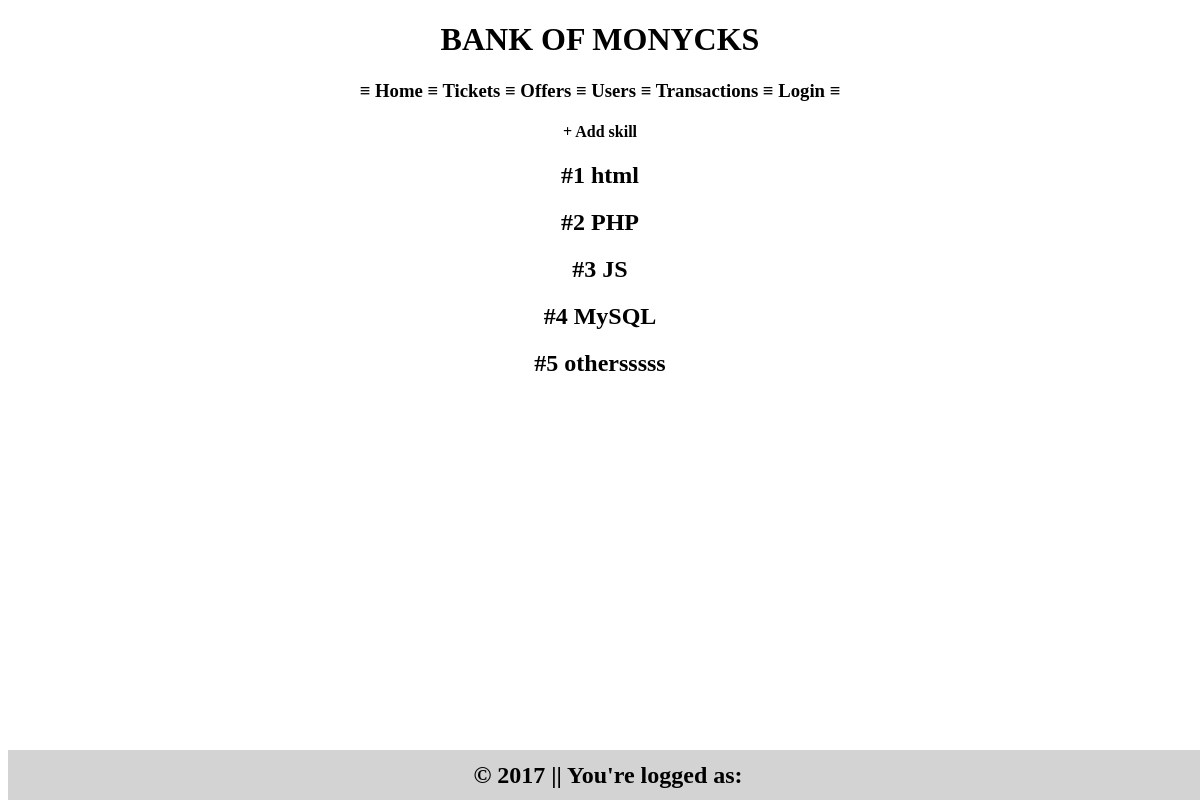
Screenshot of /index.php?skill=list with the database file from the repository.
### tables this page shows
CREATE TABLE `skills` (
  `id` int(11) NOT NULL,
  `language` varchar(50) NOT NULL
);

### models/tickets.php (called while the page is built, shortened)
<?php
function getSkills($bdd)
{
    $result = $bdd->query('SELECT * FROM skills ');
    return $result;
}

### views/listSkillView.php (the view, shortened to what this page needs)
<h4>
    <a href="<?php $project_path ?>index.php?skill=create">+ Add skill</a>
</h4>
<?php
require('models/tickets.php');
foreach (getSkills($bdd) as $sk) {
    echo '<h2>#' . $sk['id'] . ' ' . $sk['language'];
}
?>

### views/css/main.css (style rules this page uses)
body { text-align: center; padding-bottom: 30px; }
a { text-decoration: none; color: black; }

### rows the page displays
skills: id "1", language "html"
skills: id "2", language "PHP"
skills: id "3", language "JS"
skills: id "4", language "MySQL"
skills: id "5", language "othersssss"

### other values shown
$project_title "BANK OF MONYCKS"
